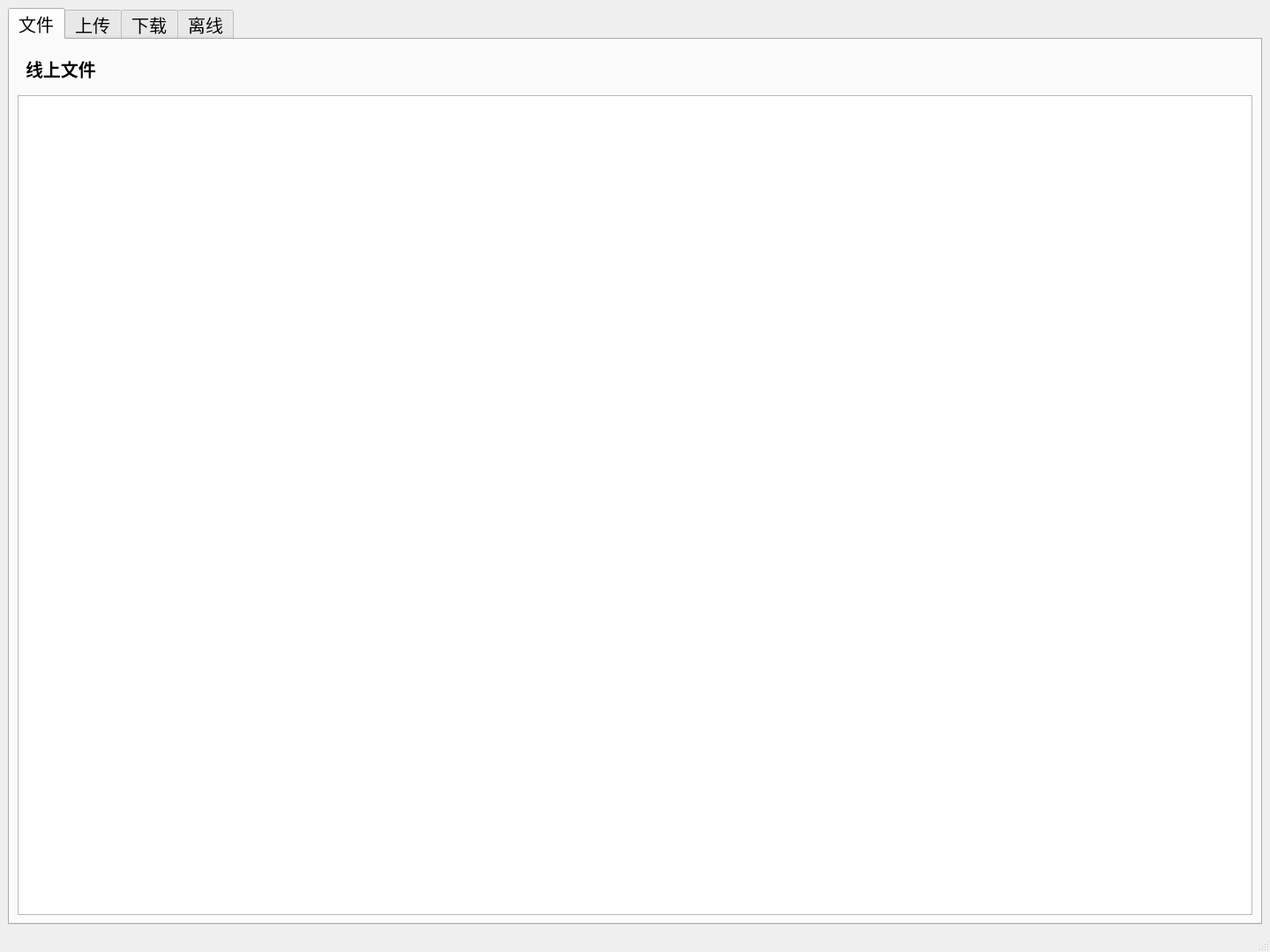
<?xml version="1.0" encoding="UTF-8"?>
<ui version="4.0">
 <class>MainWindow</class>
 <widget class="QMainWindow" name="MainWindow">
  <property name="geometry">
   <rect>
    <x>0</x>
    <y>0</y>
    <width>1440</width>
    <height>1080</height>
   </rect>
  </property>
  <property name="font">
   <font>
    <family>隶书</family>
    <italic>false</italic>
    <bold>false</bold>
   </font>
  </property>
  <property name="windowTitle">
   <string>线上文件管理系统</string>
  </property>
  <property name="autoFillBackground">
   <bool>true</bool>
  </property>
  <property name="styleSheet">
   <string notr="true"/>
  </property>
  <widget class="QWidget" name="centralwidget">
   <layout class="QVBoxLayout" name="verticalLayout">
    <item>
     <widget class="QTabWidget" name="tabWidget">
      <property name="font">
       <font>
        <family>Ubuntu</family>
        <pointsize>15</pointsize>
        <italic>false</italic>
        <bold>false</bold>
       </font>
      </property>
      <property name="styleSheet">
       <string notr="true"/>
      </property>
      <property name="currentIndex">
       <number>0</number>
      </property>
      <widget class="QWidget" name="file">
       <attribute name="title">
        <string>文件</string>
       </attribute>
       <layout class="QVBoxLayout" name="verticalLayout_11">
        <item>
         <widget class="QWidget" name="widget_8" native="true">
          <layout class="QVBoxLayout" name="verticalLayout_9">
           <item>
            <widget class="QLabel" name="label_7">
             <property name="font">
              <font>
               <bold>true</bold>
              </font>
             </property>
             <property name="text">
              <string>线上文件</string>
             </property>
            </widget>
           </item>
          </layout>
         </widget>
        </item>
        <item>
         <widget class="QTreeView" name="fileSystemTreeView">
          <property name="font">
           <font>
            <pointsize>14</pointsize>
           </font>
          </property>
         </widget>
        </item>
       </layout>
      </widget>
      <widget class="QWidget" name="upload">
       <attribute name="title">
        <string>上传</string>
       </attribute>
       <layout class="QVBoxLayout" name="verticalLayout_7">
        <item>
         <widget class="QWidget" name="widget_6" native="true">
          <layout class="QVBoxLayout" name="verticalLayout_6">
           <item>
            <widget class="QWidget" name="widget_9" native="true">
             <layout class="QHBoxLayout" name="horizontalLayout">
              <item>
               <widget class="QLabel" name="label_5">
                <property name="font">
                 <font>
                  <bold>true</bold>
                 </font>
                </property>
                <property name="text">
                 <string>正在上传</string>
                </property>
               </widget>
              </item>
              <item>
               <widget class="QPushButton" name="upLoadRunningStopPushButton">
                <property name="sizePolicy">
                 <sizepolicy hsizetype="Fixed" vsizetype="Fixed">
                  <horstretch>0</horstretch>
                  <verstretch>0</verstretch>
                 </sizepolicy>
                </property>
                <property name="text">
                 <string>全部暂停</string>
                </property>
               </widget>
              </item>
             </layout>
            </widget>
           </item>
           <item>
            <widget class="TaskListView" name="uploadTaskRunningListView" native="true">
             <property name="sizePolicy">
              <sizepolicy hsizetype="Preferred" vsizetype="Preferred">
               <horstretch>0</horstretch>
               <verstretch>10</verstretch>
              </sizepolicy>
             </property>
             <property name="minimumSize">
              <size>
               <width>0</width>
               <height>150</height>
              </size>
             </property>
            </widget>
           </item>
          </layout>
         </widget>
        </item>
        <item>
         <widget class="QWidget" name="widget_5" native="true">
          <layout class="QVBoxLayout" name="verticalLayout_13">
           <item>
            <widget class="QWidget" name="widget_11" native="true">
             <layout class="QHBoxLayout" name="horizontalLayout_3">
              <item>
               <widget class="QLabel" name="label">
                <property name="sizePolicy">
                 <sizepolicy hsizetype="Preferred" vsizetype="Preferred">
                  <horstretch>1</horstretch>
                  <verstretch>0</verstretch>
                 </sizepolicy>
                </property>
                <property name="font">
                 <font>
                  <bold>true</bold>
                 </font>
                </property>
                <property name="text">
                 <string>上传队列</string>
                </property>
               </widget>
              </item>
              <item>
               <widget class="QPushButton" name="upLoadBlockStartPushButton">
                <property name="text">
                 <string>全部开始</string>
                </property>
               </widget>
              </item>
              <item>
               <widget class="QPushButton" name="upLoadReadyStopPushButton">
                <property name="sizePolicy">
                 <sizepolicy hsizetype="Fixed" vsizetype="Fixed">
                  <horstretch>0</horstretch>
                  <verstretch>0</verstretch>
                 </sizepolicy>
                </property>
                <property name="text">
                 <string>全部暂停</string>
                </property>
               </widget>
              </item>
             </layout>
            </widget>
           </item>
           <item>
            <widget class="TaskListView" name="uploadTaskReadyAndBlockListView" native="true">
             <property name="sizePolicy">
              <sizepolicy hsizetype="Preferred" vsizetype="Preferred">
               <horstretch>0</horstretch>
               <verstretch>10</verstretch>
              </sizepolicy>
             </property>
            </widget>
           </item>
          </layout>
         </widget>
        </item>
       </layout>
      </widget>
      <widget class="QWidget" name="download">
       <attribute name="title">
        <string>下载</string>
       </attribute>
       <layout class="QVBoxLayout" name="verticalLayout_5">
        <item>
         <widget class="QWidget" name="widget_3" native="true">
          <property name="sizePolicy">
           <sizepolicy hsizetype="Preferred" vsizetype="Preferred">
            <horstretch>0</horstretch>
            <verstretch>0</verstretch>
           </sizepolicy>
          </property>
          <layout class="QVBoxLayout" name="verticalLayout_2">
           <item>
            <widget class="QWidget" name="widget_10" native="true">
             <layout class="QHBoxLayout" name="horizontalLayout_2">
              <item>
               <widget class="QLabel" name="label_2">
                <property name="sizePolicy">
                 <sizepolicy hsizetype="Preferred" vsizetype="Preferred">
                  <horstretch>10</horstretch>
                  <verstretch>0</verstretch>
                 </sizepolicy>
                </property>
                <property name="font">
                 <font>
                  <bold>true</bold>
                 </font>
                </property>
                <property name="text">
                 <string>正在下载</string>
                </property>
               </widget>
              </item>
              <item>
               <widget class="QPushButton" name="downLoadRunningStopPushButton">
                <property name="text">
                 <string>全部暂停</string>
                </property>
               </widget>
              </item>
             </layout>
            </widget>
           </item>
           <item>
            <widget class="TaskListView" name="downloadTaskRunningListView" native="true">
             <property name="sizePolicy">
              <sizepolicy hsizetype="Preferred" vsizetype="Preferred">
               <horstretch>0</horstretch>
               <verstretch>10</verstretch>
              </sizepolicy>
             </property>
            </widget>
           </item>
          </layout>
         </widget>
        </item>
        <item>
         <widget class="QWidget" name="widget" native="true">
          <layout class="QVBoxLayout" name="verticalLayout_3">
           <item>
            <widget class="QWidget" name="widget_12" native="true">
             <layout class="QHBoxLayout" name="horizontalLayout_4">
              <item>
               <widget class="QLabel" name="label_3">
                <property name="sizePolicy">
                 <sizepolicy hsizetype="Preferred" vsizetype="Preferred">
                  <horstretch>10</horstretch>
                  <verstretch>0</verstretch>
                 </sizepolicy>
                </property>
                <property name="font">
                 <font>
                  <bold>true</bold>
                 </font>
                </property>
                <property name="text">
                 <string>下载队列</string>
                </property>
               </widget>
              </item>
              <item>
               <widget class="QPushButton" name="downLoadBlockStartPushButton">
                <property name="text">
                 <string>全部开始</string>
                </property>
               </widget>
              </item>
              <item>
               <widget class="QPushButton" name="downLoadReadyStopPushButton">
                <property name="text">
                 <string>全部暂停</string>
                </property>
               </widget>
              </item>
             </layout>
            </widget>
           </item>
           <item>
            <widget class="TaskListView" name="downloadTaskReadyAndBlockListView" native="true">
             <property name="sizePolicy">
              <sizepolicy hsizetype="Preferred" vsizetype="Preferred">
               <horstretch>0</horstretch>
               <verstretch>10</verstretch>
              </sizepolicy>
             </property>
             <property name="font">
              <font>
               <family>Ubuntu</family>
               <pointsize>11</pointsize>
               <bold>false</bold>
               <stylestrategy>PreferAntialias</stylestrategy>
               <kerning>true</kerning>
              </font>
             </property>
            </widget>
           </item>
          </layout>
         </widget>
        </item>
       </layout>
      </widget>
      <widget class="QWidget" name="uploadList">
       <attribute name="title">
        <string>离线</string>
       </attribute>
       <layout class="QVBoxLayout" name="verticalLayout_10">
        <item>
         <widget class="QWidget" name="widget_7" native="true">
          <layout class="QVBoxLayout" name="verticalLayout_8">
           <item>
            <widget class="QLabel" name="label_6">
             <property name="font">
              <font>
               <bold>true</bold>
              </font>
             </property>
             <property name="text">
              <string>离线列表</string>
             </property>
            </widget>
           </item>
          </layout>
         </widget>
        </item>
        <item>
         <widget class="QTreeView" name="downloadFileTreeView">
          <property name="font">
           <font>
            <pointsize>14</pointsize>
           </font>
          </property>
         </widget>
        </item>
       </layout>
      </widget>
     </widget>
    </item>
   </layout>
  </widget>
  <widget class="QMenuBar" name="menubar">
   <property name="geometry">
    <rect>
     <x>0</x>
     <y>0</y>
     <width>1440</width>
     <height>27</height>
    </rect>
   </property>
  </widget>
  <widget class="QStatusBar" name="statusbar"/>
 </widget>
 <customwidgets>
  <customwidget>
   <class>TaskListView</class>
   <extends>QWidget</extends>
   <header>tasklistview.h</header>
   <container>1</container>
  </customwidget>
 </customwidgets>
 <resources/>
 <connections/>
</ui>
